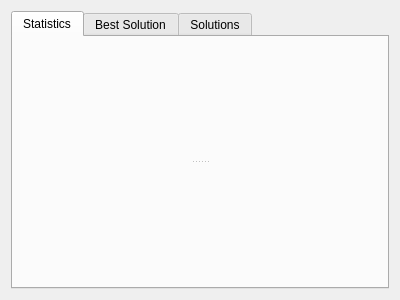
<?xml version="1.0" encoding="UTF-8"?>
<ui version="4.0">
 <class>KGAView</class>
 <widget class="QWidget" name="KGAView">
  <property name="geometry">
   <rect>
    <x>0</x>
    <y>0</y>
    <width>400</width>
    <height>300</height>
   </rect>
  </property>
  <property name="windowTitle">
   <string>Form</string>
  </property>
  <layout class="QVBoxLayout" name="verticalLayout">
   <item>
    <widget class="QTabWidget" name="Main">
     <property name="currentIndex">
      <number>0</number>
     </property>
     <widget class="QWidget" name="Stats">
      <attribute name="title">
       <string>Statistics</string>
      </attribute>
      <layout class="QVBoxLayout" name="verticalLayout_2">
       <item>
        <widget class="QSplitter" name="splitter">
         <property name="orientation">
          <enum>Qt::Vertical</enum>
         </property>
         <widget class="QRGAMonitor" name="Monitor" native="true"/>
         <widget class="QRDebug" name="Debug" native="true"/>
        </widget>
       </item>
      </layout>
     </widget>
     <widget class="QWidget" name="BestTab">
      <attribute name="title">
       <string>Best Solution</string>
      </attribute>
      <layout class="QVBoxLayout" name="verticalLayout_3">
       <item>
        <widget class="QRDrawGeoInfos" name="Best" native="true"/>
       </item>
      </layout>
     </widget>
     <widget class="QWidget" name="SolTab">
      <attribute name="title">
       <string>Solutions</string>
      </attribute>
      <layout class="QVBoxLayout" name="verticalLayout_4">
       <item>
        <widget class="QRDrawGeoInfos" name="Sol" native="true"/>
       </item>
      </layout>
     </widget>
    </widget>
   </item>
  </layout>
 </widget>
 <customwidgets>
  <customwidget>
   <class>QRDebug</class>
   <extends>QWidget</extends>
   <header>qrdebug.h</header>
   <container>1</container>
  </customwidget>
  <customwidget>
   <class>QRGAMonitor</class>
   <extends>QWidget</extends>
   <header>qrgamonitor.h</header>
   <container>1</container>
  </customwidget>
  <customwidget>
   <class>QRDrawGeoInfos</class>
   <extends>QWidget</extends>
   <header>qrdrawgeoinfos.h</header>
   <container>1</container>
  </customwidget>
 </customwidgets>
 <resources/>
 <connections/>
</ui>
